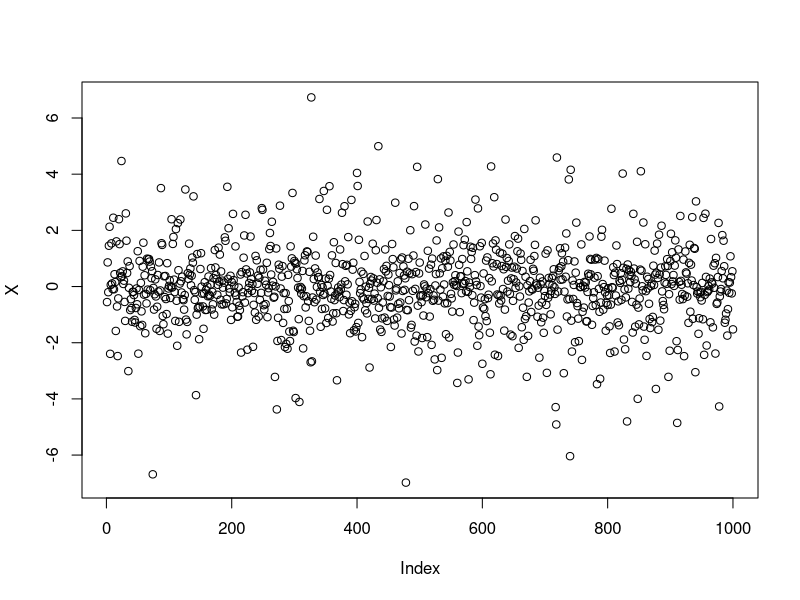
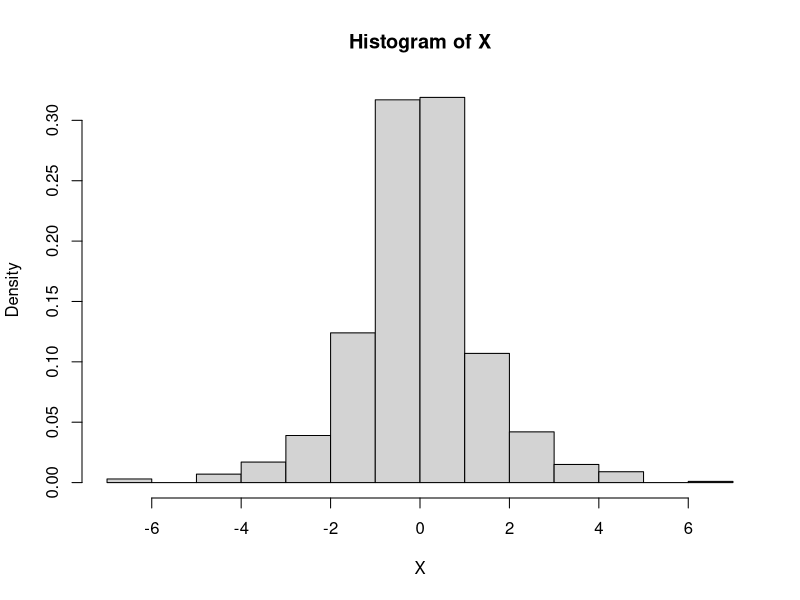
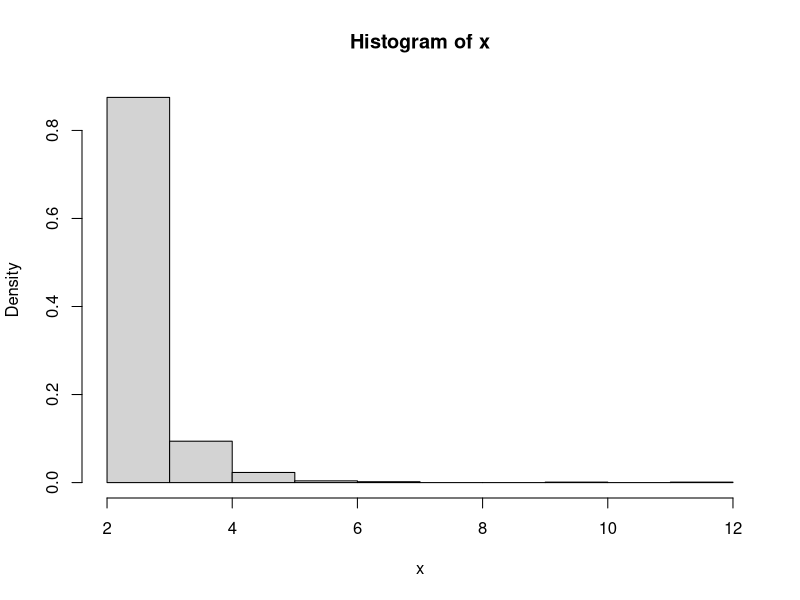
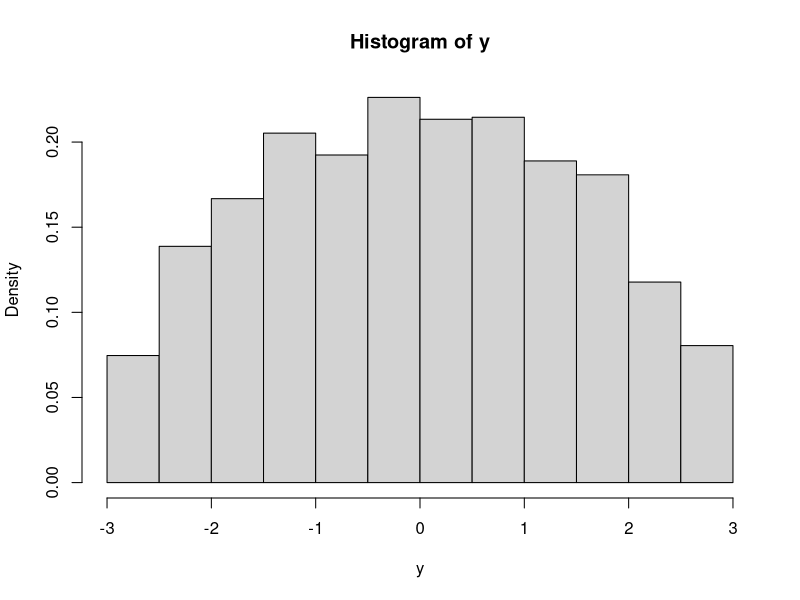
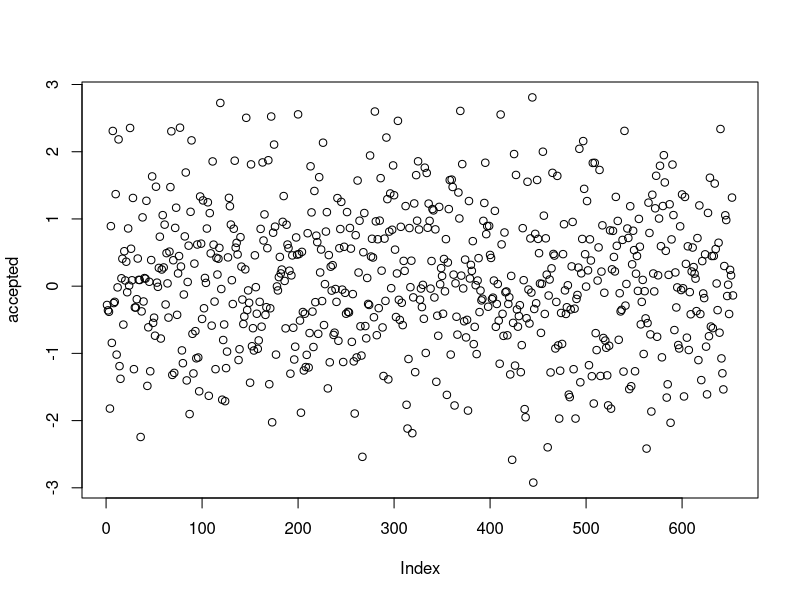
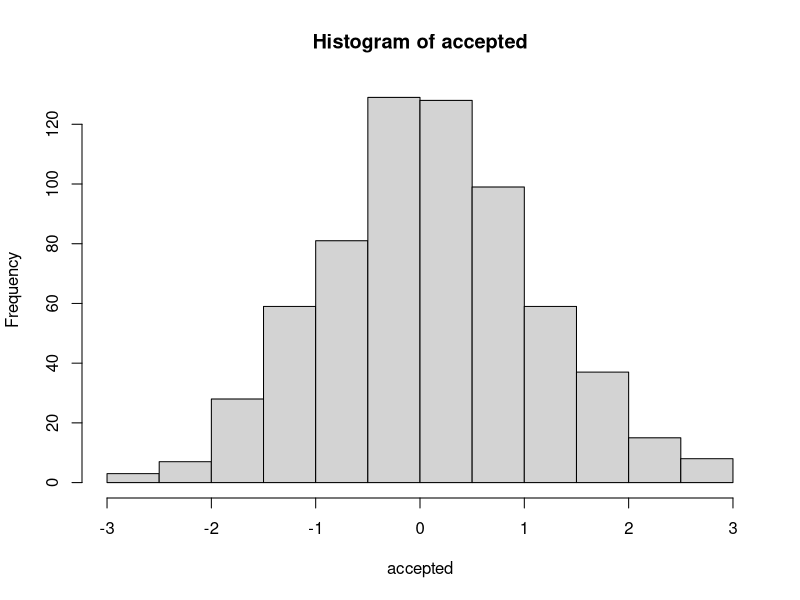

Write R code to recreate these figures, in order.
## ---- chunk 1
library(tidyverse)
library(modelr)
library(viridis)
knitr::opts_chunk$set(
	echo = TRUE,
	warning = FALSE,
	fig.width = 8, 
  fig.height = 6,
  out.width = "90%"
)
options(
  ggplot2.continuous.colour = "viridis",
  ggplot2.continuous.fill = "viridis"
)
scale_colour_discrete = scale_colour_viridis_d
scale_fill_discrete = scale_fill_viridis_d
theme_set(theme_minimal() + theme(legend.position = "bottom"))
## ---- chunk 2
set.seed(123)
U <- runif(1000)
X <- (U < 0.5) * log(2*U) + (U >= 0.5) * -log(2-2*U)

plot(X)
hist(X, prob = T)
## ---- chunk 3
set.seed(1001)
U <- runif(1000)
xdens = function(gamma = 5, alpha = 2, x = U) {
  alpha/((1-U)^(1/gamma))
}

x <- xdens(5, 2, U)

hist(x, prob = T)
## ---- chunk 4
set.seed(1001)

accrej <- function(fdens, gdens, beta, M = (4/pi), x){
  x = runif(2222, min = -beta, max = beta)
  return(x[runif(length(x)) <= fdens(x, beta) / (M * gdens(x, beta))])
}

xdens = function(x, beta){
  return((2/(pi*beta^2))*sqrt(beta^2 - x^2) * (abs(x) <= beta))
}

unifdens = function(x, beta){
  return((1/(2*beta))*(abs(x) <= beta))
}


y = accrej(xdens, unifdens, 3, 4/pi)

hist(y, prob = T)
## ---- chunk 5
n = 10000
u = runif(n)
y = sum(exp(u^2))/n
x = median(exp(u^2))

xy = tibble(
  median = x,
  mean = y
)
## ---- chunk 6
gfun<-function(x){ 
  sqrt(1 - x^2)
}
mfun<-function(x) {
  x^2
}
mfun2<-function(x) {
  x
}
set.seed(123)
uran<-runif(10000)
ga<-gfun(uran)
ma<-mfun(uran)
ma2<-mfun2(uran)
## ---- chunk 7
theta1<-mean(ga)
theta2<-mean(ma2)
hha<- pi/4 + (ga-ma)
hha2<- pi/4 + (ga-ma2)
theta1a<-mean(hha)
theta2a<-mean(hha2)

c(var(ga), var(hha))

c(var(ga), var(hha2))


(var(ga)-var(hha))/var(ga)

(var(ga)-var(hha2))/var(ga)
## ---- chunk 8
ncandidates <- 1000;  
M <- sqrt(2*pi/exp(1))
u <- runif(ncandidates)
x <- tan(pi * (runif(ncandidates) - 0.5))
accepted <- NULL      # Initialize the vector of accepted values
for(i in 1:ncandidates)
  if(u[i] <= dnorm(x[i])/(M * dcauchy(x[i])))
    accepted <- c(accepted, x[i])    # Accept x[i]
accepted <- x[u <= dnorm(x)/(M * dcauchy(x))]
var(accepted)
plot(accepted)
hist(accepted)
